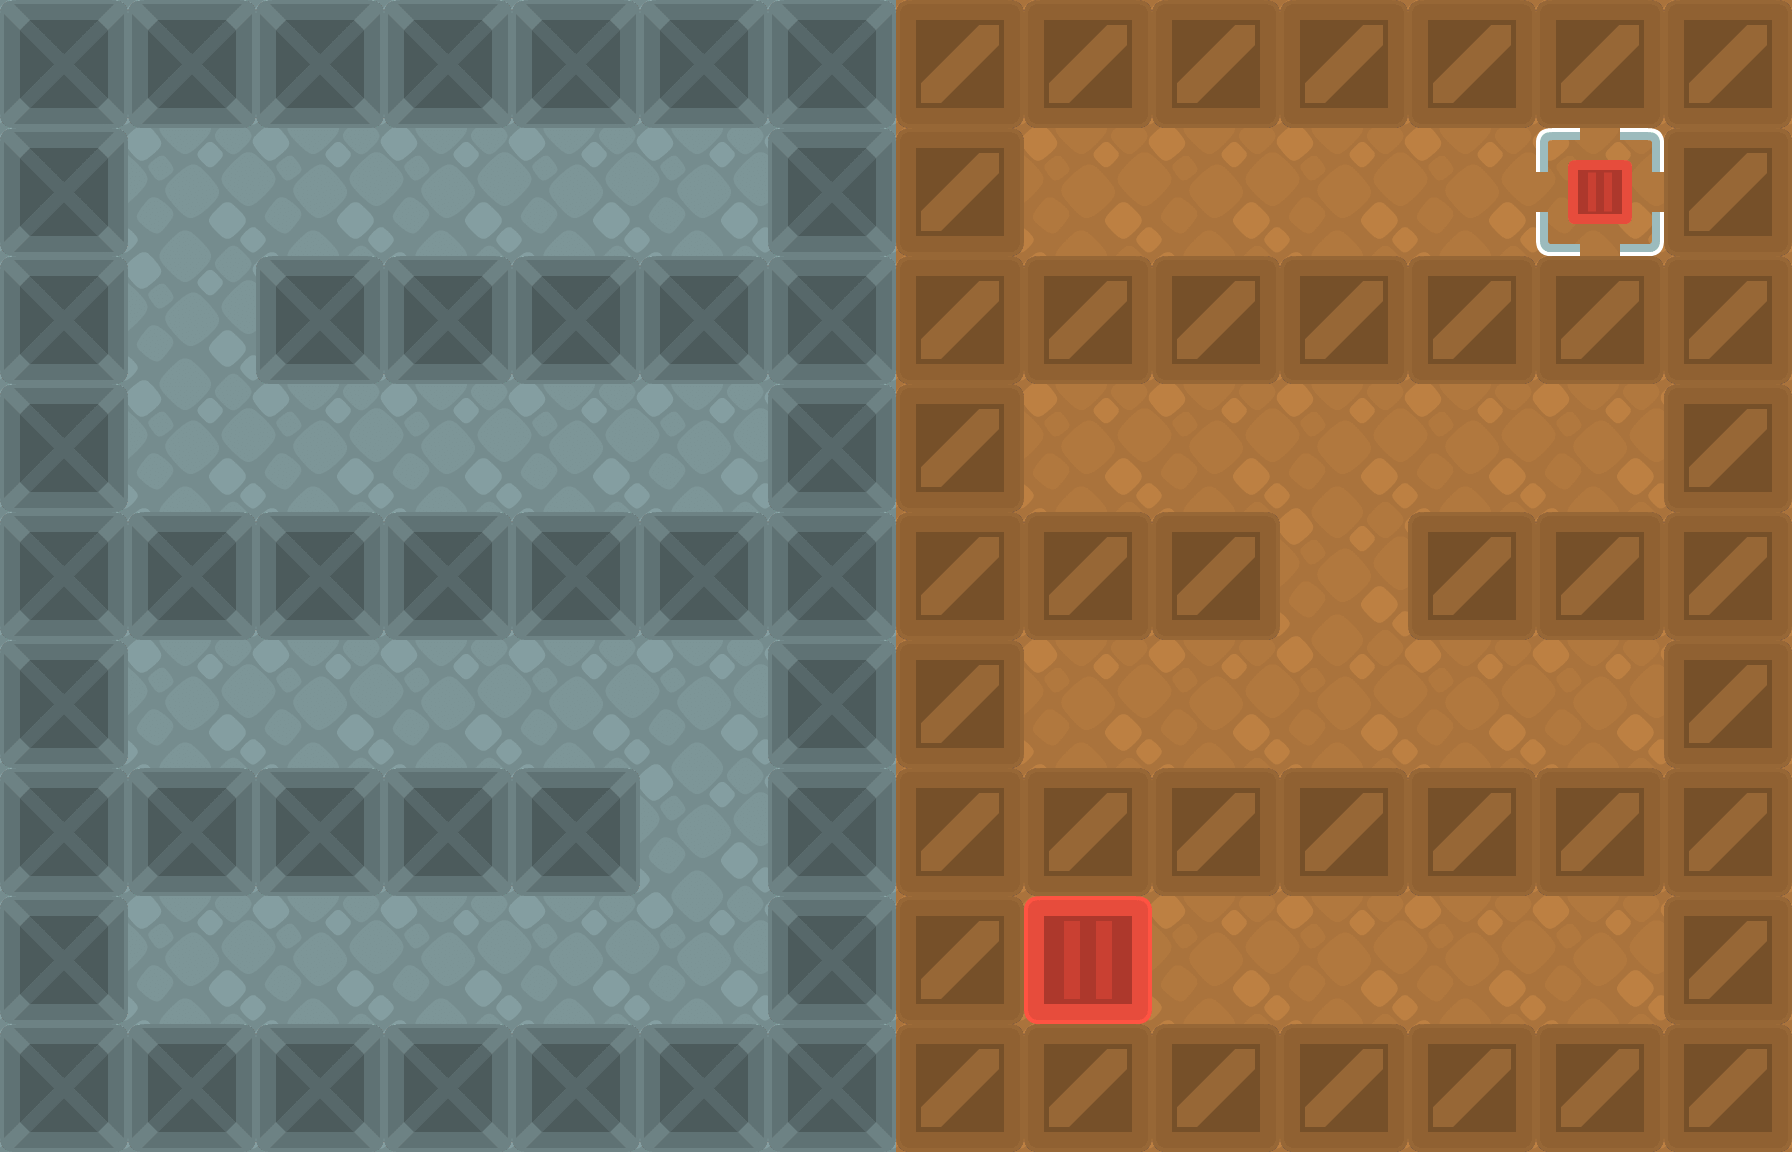

A level layout from a 2D game, rendered from its tile map. Below: a short description, then the map file with its tile-grid data intact:
An orthogonal 14x9 tile map with 128x128 px tiles, 7 tile layers (Floor, Spawn, Goal, CrateGoals, ...).

<map version="1.5" tiledversion="1.7.1" orientation="orthogonal" renderorder="right-down" width="14" height="9" tilewidth="128" tileheight="128" infinite="0" nextlayerid="8" nextobjectid="1">
 <editorsettings>
  <export target="level-1.json" format="json" />
 </editorsettings>
 <tileset firstgid="1" name="sokoban" tilewidth="128" tileheight="128" tilecount="104" columns="13">
  <image source="../tilesheets/sokoban.png" width="1664" height="1024" />
 </tileset>
 <layer id="1" name="Floor" width="14" height="9">
  <data encoding="csv">
90,90,90,90,90,90,90,91,91,91,91,91,91,91,
90,90,90,90,90,90,90,91,91,91,91,91,91,91,
90,90,90,90,90,90,90,91,91,91,91,91,91,91,
90,90,90,90,90,90,90,91,91,91,91,91,91,91,
90,90,90,90,90,90,90,91,91,91,91,91,91,91,
90,90,90,90,90,90,90,91,91,91,91,91,91,91,
90,90,90,90,90,90,90,91,91,91,91,91,91,91,
90,90,90,90,90,90,90,91,91,91,91,91,91,91,
90,90,90,90,90,90,90,91,91,91,91,91,91,91
</data>
 </layer>
 <layer id="3" name="Spawn" width="14" height="9">
  <data encoding="csv">
0,0,0,0,0,0,0,0,0,0,0,0,0,0,
0,0,0,0,0,0,0,0,0,0,0,0,0,0,
0,0,0,0,0,0,0,0,0,0,0,0,0,0,
0,0,0,0,0,0,0,0,0,0,0,0,0,0,
0,0,0,0,0,0,0,0,0,0,0,0,0,0,
0,0,0,0,0,0,0,0,0,0,0,0,0,0,
0,0,0,0,0,0,0,0,0,0,0,0,0,0,
0,0,0,0,0,0,0,0,3,0,0,0,0,0,
0,0,0,0,0,0,0,0,0,0,0,0,0,0
</data>
 </layer>
 <layer id="2" name="Goal" width="14" height="9">
  <data encoding="csv">
0,0,0,0,0,0,0,0,0,0,0,0,0,0,
0,0,0,0,0,0,0,0,0,0,0,0,42,0,
0,0,0,0,0,0,0,0,0,0,0,0,0,0,
0,0,0,0,0,0,0,0,0,0,0,0,0,0,
0,0,0,0,0,0,0,0,0,0,0,0,0,0,
0,0,0,0,0,0,0,0,0,0,0,0,0,0,
0,0,0,0,0,0,0,0,0,0,0,0,0,0,
0,0,0,0,0,0,0,0,0,0,0,0,0,0,
0,0,0,0,0,0,0,0,0,0,0,0,0,0
</data>
 </layer>
 <layer id="7" name="CrateGoals" width="14" height="9">
  <data encoding="csv">
0,0,0,0,0,0,0,0,0,0,0,0,0,0,
0,0,0,0,0,0,0,0,0,0,0,0,0,0,
0,0,0,0,0,0,0,0,0,0,0,0,0,0,
0,0,0,0,0,0,0,0,0,0,0,0,0,0,
0,0,0,0,0,0,0,0,0,0,0,0,0,0,
0,0,0,0,0,0,0,0,0,0,0,0,0,0,
0,0,0,0,0,0,0,0,0,0,0,0,0,0,
0,0,0,0,0,0,0,0,0,0,0,0,0,0,
0,0,0,0,0,0,0,0,0,0,0,0,0,0
</data>
 </layer>
 <layer id="5" name="NowCrates" width="14" height="9">
  <data encoding="csv">
0,0,0,0,0,0,0,0,0,0,0,0,0,0,
0,0,0,0,0,0,0,0,0,0,0,0,0,0,
0,0,0,0,0,0,0,0,0,0,0,0,0,0,
0,0,0,0,0,0,0,0,0,0,0,0,0,0,
0,0,0,0,0,0,0,0,0,0,0,0,0,0,
0,0,0,0,0,0,0,0,0,0,0,0,0,0,
0,0,0,0,0,0,0,0,0,0,0,0,0,0,
0,0,0,0,0,0,0,0,0,0,0,0,0,0,
0,0,0,0,0,0,0,0,0,0,0,0,0,0
</data>
 </layer>
 <layer id="4" name="ThenCrates" width="14" height="9">
  <data encoding="csv">
0,0,0,0,0,0,0,0,0,0,0,0,0,0,
0,0,0,0,0,0,0,0,0,0,0,0,0,0,
0,0,0,0,0,0,0,0,0,0,0,0,0,0,
0,0,0,0,0,0,0,0,0,0,0,0,0,0,
0,0,0,0,0,0,0,0,0,0,0,0,0,0,
0,0,0,0,0,0,0,0,0,0,0,0,0,0,
0,0,0,0,0,0,0,0,0,0,0,0,0,0,
0,0,0,0,0,0,0,0,0,0,0,0,0,0,
0,0,0,0,0,0,0,0,0,0,0,0,0,0
</data>
 </layer>
 <layer id="6" name="Walls" width="14" height="9">
  <data encoding="csv">
19,19,19,19,19,19,19,15,15,15,15,15,15,15,
19,0,0,0,0,0,19,15,0,0,0,0,0,15,
19,0,19,19,19,19,19,15,15,15,15,15,15,15,
19,0,0,0,0,0,19,15,0,0,0,0,0,15,
19,19,19,19,19,19,19,15,15,15,0,15,15,15,
19,0,0,0,0,0,19,15,0,0,0,0,0,15,
19,19,19,19,19,0,19,15,15,15,15,15,15,15,
19,0,0,0,0,0,19,15,0,0,0,0,0,15,
19,19,19,19,19,19,19,15,15,15,15,15,15,15
</data>
 </layer>
</map>
